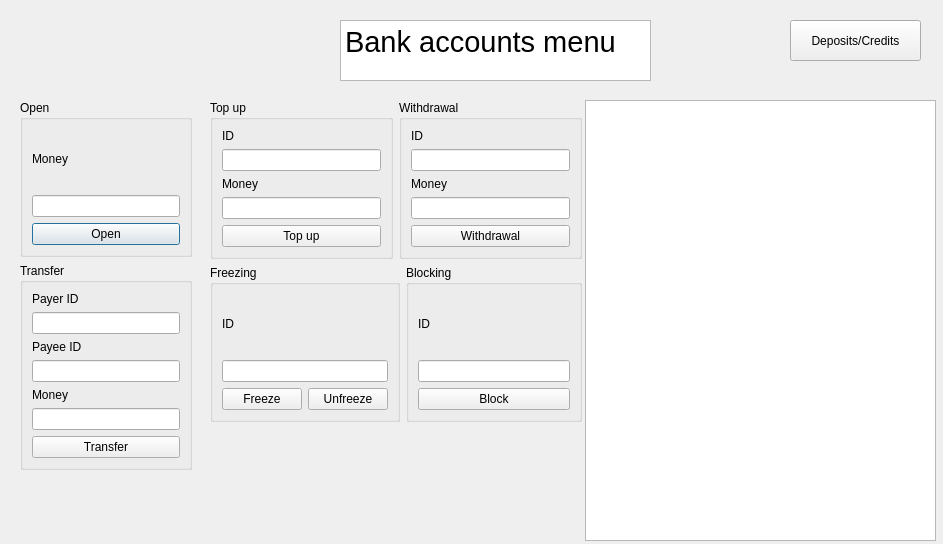
<?xml version="1.0" encoding="UTF-8"?>
<ui version="4.0">
 <class>user_menu</class>
 <widget class="QDialog" name="user_menu">
  <property name="geometry">
   <rect>
    <x>0</x>
    <y>0</y>
    <width>943</width>
    <height>544</height>
   </rect>
  </property>
  <property name="windowTitle">
   <string>Dialog</string>
  </property>
  <widget class="QStackedWidget" name="stackedWidget">
   <property name="geometry">
    <rect>
     <x>0</x>
     <y>0</y>
     <width>941</width>
     <height>541</height>
    </rect>
   </property>
   <property name="currentIndex">
    <number>1</number>
   </property>
   <widget class="QWidget" name="deposit_credit"/>
   <widget class="QWidget" name="bank_account">
    <widget class="QTableView" name="tableView">
     <property name="geometry">
      <rect>
       <x>585</x>
       <y>100</y>
       <width>351</width>
       <height>441</height>
      </rect>
     </property>
    </widget>
    <widget class="QWidget" name="layoutWidget">
     <property name="geometry">
      <rect>
       <x>20</x>
       <y>100</y>
       <width>172</width>
       <height>370</height>
      </rect>
     </property>
     <layout class="QVBoxLayout" name="verticalLayout_21">
      <item>
       <widget class="QGroupBox" name="groupBox">
        <property name="title">
         <string>Open</string>
        </property>
        <layout class="QVBoxLayout" name="verticalLayout_6">
         <item>
          <layout class="QVBoxLayout" name="verticalLayout_2">
           <item>
            <layout class="QVBoxLayout" name="verticalLayout">
             <item>
              <widget class="QLabel" name="label">
               <property name="text">
                <string>Money</string>
               </property>
              </widget>
             </item>
             <item>
              <widget class="QLineEdit" name="open_money"/>
             </item>
            </layout>
           </item>
           <item>
            <widget class="QPushButton" name="pushButton">
             <property name="text">
              <string>Open</string>
             </property>
            </widget>
           </item>
          </layout>
         </item>
        </layout>
       </widget>
      </item>
      <item>
       <widget class="QGroupBox" name="groupBox_4">
        <property name="title">
         <string>Transfer</string>
        </property>
        <layout class="QVBoxLayout" name="verticalLayout_14">
         <item>
          <layout class="QVBoxLayout" name="verticalLayout_13">
           <item>
            <layout class="QVBoxLayout" name="verticalLayout_12">
             <item>
              <widget class="QLabel" name="label_8">
               <property name="text">
                <string>Payer ID</string>
               </property>
              </widget>
             </item>
             <item>
              <widget class="QLineEdit" name="payer_ID"/>
             </item>
             <item>
              <widget class="QLabel" name="label_10">
               <property name="text">
                <string>Payee ID</string>
               </property>
              </widget>
             </item>
             <item>
              <widget class="QLineEdit" name="payee_ID"/>
             </item>
             <item>
              <widget class="QLabel" name="label_9">
               <property name="text">
                <string>Money</string>
               </property>
              </widget>
             </item>
             <item>
              <widget class="QLineEdit" name="transfer_money"/>
             </item>
            </layout>
           </item>
           <item>
            <widget class="QPushButton" name="pushButton_5">
             <property name="text">
              <string>Transfer</string>
             </property>
            </widget>
           </item>
          </layout>
         </item>
        </layout>
       </widget>
      </item>
     </layout>
    </widget>
    <widget class="QWidget" name="layoutWidget">
     <property name="geometry">
      <rect>
       <x>210</x>
       <y>100</y>
       <width>372</width>
       <height>322</height>
      </rect>
     </property>
     <layout class="QVBoxLayout" name="verticalLayout_20">
      <item>
       <layout class="QHBoxLayout" name="horizontalLayout">
        <item>
         <widget class="QGroupBox" name="groupBox_2">
          <property name="title">
           <string>Top up</string>
          </property>
          <layout class="QVBoxLayout" name="verticalLayout_5">
           <item>
            <layout class="QVBoxLayout" name="verticalLayout_4">
             <item>
              <layout class="QVBoxLayout" name="verticalLayout_3">
               <item>
                <widget class="QLabel" name="label_2">
                 <property name="text">
                  <string>ID</string>
                 </property>
                </widget>
               </item>
               <item>
                <widget class="QLineEdit" name="top_up_ID"/>
               </item>
               <item>
                <widget class="QLabel" name="label_3">
                 <property name="text">
                  <string>Money</string>
                 </property>
                </widget>
               </item>
               <item>
                <widget class="QLineEdit" name="top_up_money"/>
               </item>
              </layout>
             </item>
             <item>
              <widget class="QPushButton" name="pushButton_2">
               <property name="text">
                <string>Top up</string>
               </property>
              </widget>
             </item>
            </layout>
           </item>
          </layout>
         </widget>
        </item>
        <item>
         <widget class="QGroupBox" name="groupBox_3">
          <property name="title">
           <string>Withdrawal</string>
          </property>
          <layout class="QVBoxLayout" name="verticalLayout_11">
           <item>
            <layout class="QVBoxLayout" name="verticalLayout_9">
             <item>
              <layout class="QVBoxLayout" name="verticalLayout_10">
               <item>
                <widget class="QLabel" name="label_6">
                 <property name="text">
                  <string>ID</string>
                 </property>
                </widget>
               </item>
               <item>
                <widget class="QLineEdit" name="withdrawal_ID"/>
               </item>
               <item>
                <widget class="QLabel" name="label_7">
                 <property name="text">
                  <string>Money</string>
                 </property>
                </widget>
               </item>
               <item>
                <widget class="QLineEdit" name="withdrawal_money"/>
               </item>
              </layout>
             </item>
             <item>
              <widget class="QPushButton" name="pushButton_4">
               <property name="text">
                <string>Withdrawal</string>
               </property>
              </widget>
             </item>
            </layout>
           </item>
          </layout>
         </widget>
        </item>
       </layout>
      </item>
      <item>
       <layout class="QHBoxLayout" name="horizontalLayout_3">
        <item>
         <widget class="QGroupBox" name="groupBox_5">
          <property name="title">
           <string>Freezing</string>
          </property>
          <layout class="QVBoxLayout" name="verticalLayout_17">
           <item>
            <layout class="QVBoxLayout" name="verticalLayout_16">
             <item>
              <layout class="QVBoxLayout" name="verticalLayout_15">
               <item>
                <widget class="QLabel" name="label_11">
                 <property name="text">
                  <string>ID</string>
                 </property>
                </widget>
               </item>
               <item>
                <widget class="QLineEdit" name="freeze_ID"/>
               </item>
              </layout>
             </item>
             <item>
              <layout class="QHBoxLayout" name="horizontalLayout_2">
               <item>
                <widget class="QPushButton" name="freeze_button">
                 <property name="text">
                  <string>Freeze</string>
                 </property>
                </widget>
               </item>
               <item>
                <widget class="QPushButton" name="unfreeze_button">
                 <property name="text">
                  <string>Unfreeze</string>
                 </property>
                </widget>
               </item>
              </layout>
             </item>
            </layout>
           </item>
          </layout>
         </widget>
        </item>
        <item>
         <widget class="QGroupBox" name="groupBox_6">
          <property name="title">
           <string>Blocking</string>
          </property>
          <layout class="QVBoxLayout" name="verticalLayout_19">
           <item>
            <layout class="QVBoxLayout" name="verticalLayout_18">
             <item>
              <widget class="QLabel" name="label_12">
               <property name="text">
                <string>ID</string>
               </property>
              </widget>
             </item>
             <item>
              <widget class="QLineEdit" name="block_ID"/>
             </item>
             <item>
              <widget class="QPushButton" name="pushButton_6">
               <property name="text">
                <string>Block</string>
               </property>
              </widget>
             </item>
            </layout>
           </item>
          </layout>
         </widget>
        </item>
       </layout>
      </item>
     </layout>
    </widget>
    <widget class="QTextBrowser" name="textBrowser">
     <property name="geometry">
      <rect>
       <x>340</x>
       <y>20</y>
       <width>311</width>
       <height>61</height>
      </rect>
     </property>
     <property name="html">
      <string>&lt;!DOCTYPE HTML PUBLIC &quot;-//W3C//DTD HTML 4.0//EN&quot; &quot;http://www.w3.org/TR/REC-html40/strict.dtd&quot;&gt;
&lt;html&gt;&lt;head&gt;&lt;meta name=&quot;qrichtext&quot; content=&quot;1&quot; /&gt;&lt;style type=&quot;text/css&quot;&gt;
p, li { white-space: pre-wrap; }
&lt;/style&gt;&lt;/head&gt;&lt;body style=&quot; font-family:'Ubuntu'; font-size:11pt; font-weight:400; font-style:normal;&quot;&gt;
&lt;p style=&quot; margin-top:0px; margin-bottom:0px; margin-left:0px; margin-right:0px; -qt-block-indent:0; text-indent:0px;&quot;&gt;&lt;span style=&quot; font-size:22pt;&quot;&gt;Bank accounts menu&lt;/span&gt;&lt;/p&gt;&lt;/body&gt;&lt;/html&gt;</string>
     </property>
    </widget>
    <widget class="QPushButton" name="pushButton_3">
     <property name="geometry">
      <rect>
       <x>790</x>
       <y>20</y>
       <width>131</width>
       <height>41</height>
      </rect>
     </property>
     <property name="text">
      <string>Deposits/Credits</string>
     </property>
    </widget>
   </widget>
  </widget>
 </widget>
 <resources/>
 <connections/>
</ui>
